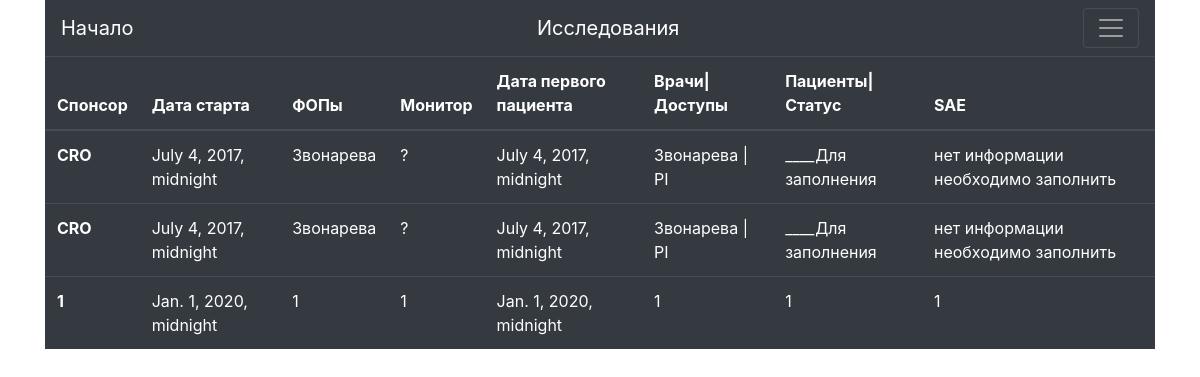
The page /data/clinic_data/1 (signed in) on the database its author committed.
### data/models.py (models this page shows, shortened)
class Clinic(models.Model):
    research_name = models.CharField(max_length=256)
    patients_profile = models.CharField(max_length=256)
    date_condition = models.DateTimeField()
    protocol_date = models.CharField(max_length=128)  # дата и номер протокола ДФЦ утверждения
    PI = models.PositiveIntegerField(choices=mch.PI_mentors)
    sponsor = models.CharField(max_length=256)
    begin_date = models.DateTimeField()
    monitor = models.CharField(max_length=256)
    first_patient = models.DateTimeField()  # date of registration of the first patient
    name_doctor_field = models.CharField(max_length=512)  # name with access to research
    patients_name_status = models.CharField(max_length=512)  # Patients and their current status
    sae = models.CharField(max_length=512)
    update = models.DateTimeField(auto_now_add=True)
    f_o_p_data = models.CharField(max_length=256)

### data/views.py (the view)
# urls.py: path('clinic_data/<int:pk>', views.ClinicalData.as_view(), name='clinic_data'),
class ClinicalData(ListView):
    queryset = Clinic.objects.all()
    template_name = 'clinic-data.html'

### data/templatetags/active_tab.py (called while the page is built)
@register.filter
def active(path, url_name):
    if path == reverse(url_name):
        return 'active'
    return ''

### data/templates/clinic-data.html (shortened to what this page needs)
{% extends 'base.html' %}
{% block content %}
    {% if request.user.is_authenticated %}
    <table class="table table-dark">
  <thead>
    <tr>
      <th scope="col">Спонсор</th>
      <th scope="col">Дата старта</th>
      <th scope="col">ФОПы</th>
      <th scope="col">Монитор</th>
      <th scope="col">Дата первого пациента</th>
      <th scope="col">Врачи|Доступы</th>
      <th scope="col">Пациенты|Статус</th>
      <th scope="col">SAE</th>
    </tr>
  </thead>
  <tbody>
  {% for data in object_list %}
    <tr>
      <th scope="row">{{ data.sponsor }}</th>
      <td>{{ data.begin_date }}</td>
      <td>{{ data.f_o_p_data }}</td>
      <td>{{ data.monitor }}</td>
      <td>{{ data.first_patient }}</td>
      <td>{{ data.name_doctor_field }}</td>
      <td>{{ data.patients_name_status }}</td>
      <td>{{ data.sae }}</td>
    </tr>
  {% endfor %}
  </tbody>
</table>
    {% else %}
    <div class="alert alert-dark" role="alert">
  Добрый день! Необходимо <a href="{% url 'account:login' %}" class="alert-link">авторизироваться</a>, чтобы пользоваться сервисом.
    </div>
    {% endif %}
{% endblock content %}

### rows shown on the page
Clinic: sponsor "CRO", begin_date "July 4, 2017, midnight", f_o_p_data "Звонарева", monitor "?", first_patient "July 4, 2017, midnight", name_doctor_field "Звонарева | PI", patients_name_status "____Для заполнения", sae "нет информации необходимо заполнить"
Clinic: sponsor "CRO", begin_date "July 4, 2017, midnight", f_o_p_data "Звонарева", monitor "?", first_patient "July 4, 2017, midnight", name_doctor_field "Звонарева | PI", patients_name_status "____Для заполнения", sae "нет информации необходимо заполнить"
Clinic: sponsor "1", begin_date "Jan. 1, 2020, midnight", f_o_p_data "1", monitor "1", first_patient "Jan. 1, 2020, midnight", name_doctor_field "1", patients_name_status "1", sae "1"
